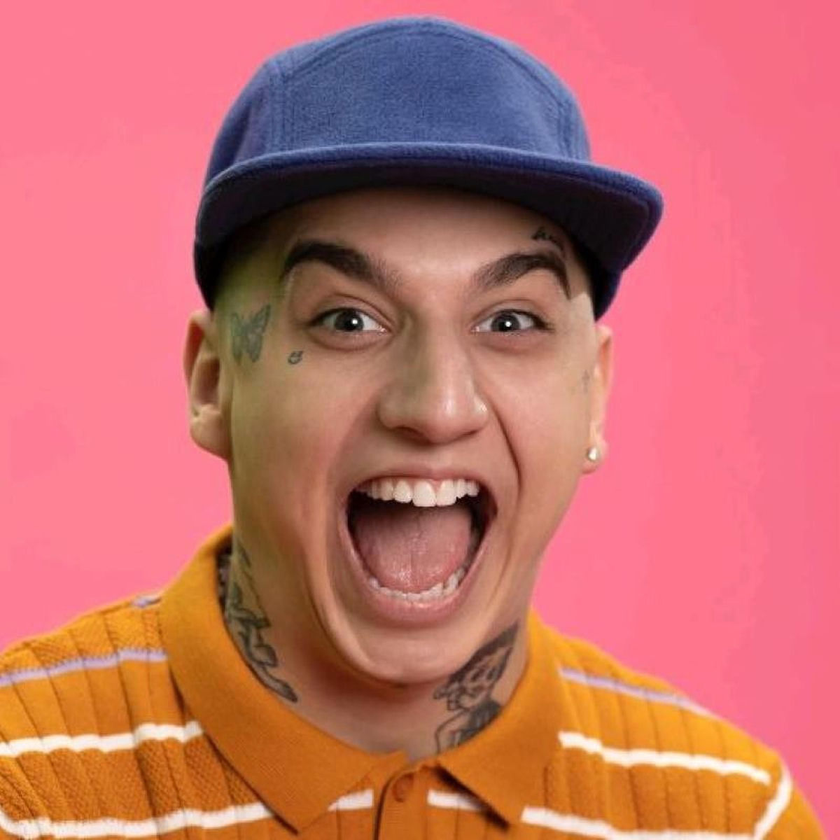
//> input picture resources/sobel.png, 840 x 840 px, shrunk from 1200 x 1200 before the run
$ ./main   (built with g++ and OpenCV 4)
//> lines starting //> are read from the running program, lines starting //| are printed output that depends on the picture; after the words box and inside, x2 and y2 are one past the last pixel; in counts of white or black regions, pixels touching at a corner belong together
#include <iostream>
#include <opencv2/opencv.hpp>
#include <opencv2/highgui.hpp>
#include <opencv2/imgproc.hpp>


using namespace std;
using namespace cv;

int main()
{


    //read image
    Mat image = imread("./resources/sobel.png", IMREAD_GRAYSCALE);
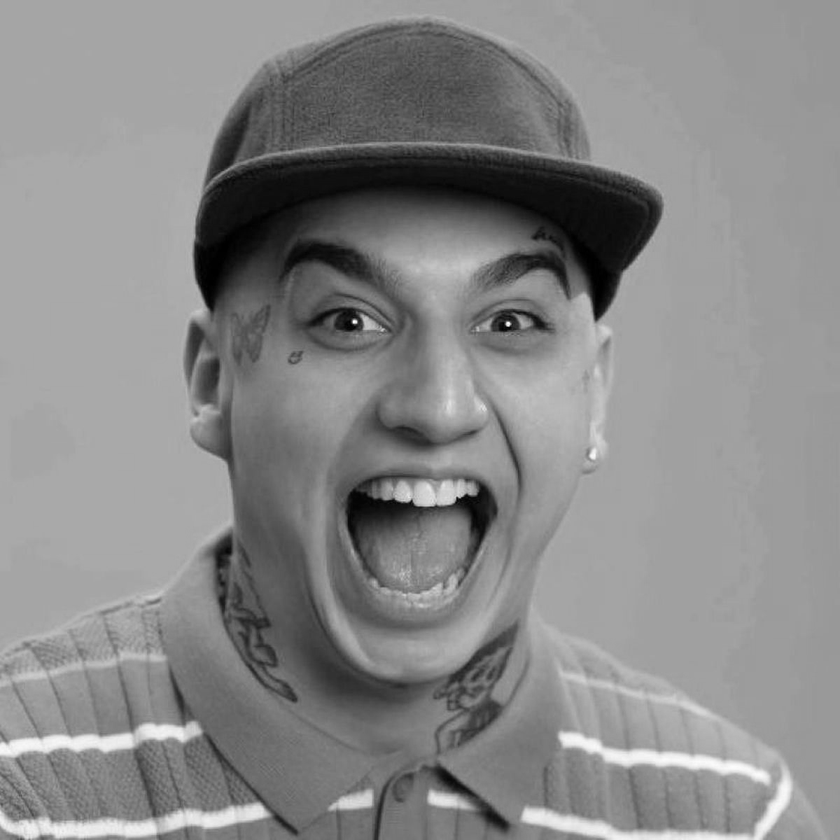
//> image: 840 rows x 840 cols, CV_8UC1; min 0, max 255, mean 136.2
    if (image.empty())
    {
        cerr << "Could not read image" << endl;
        return 1;
    }

    //apply binary threshold to image

    for(int i = 0; i < image.rows; i++)
    {
        for(int j = 0; j < image.cols; j++)
        {
            if(image.at<uchar>(i, j) > 128)
            {
                image.at<uchar>(i, j) = 255;
            }
            else
            {
                image.at<uchar>(i, j) = 0;
            }
        }
    }
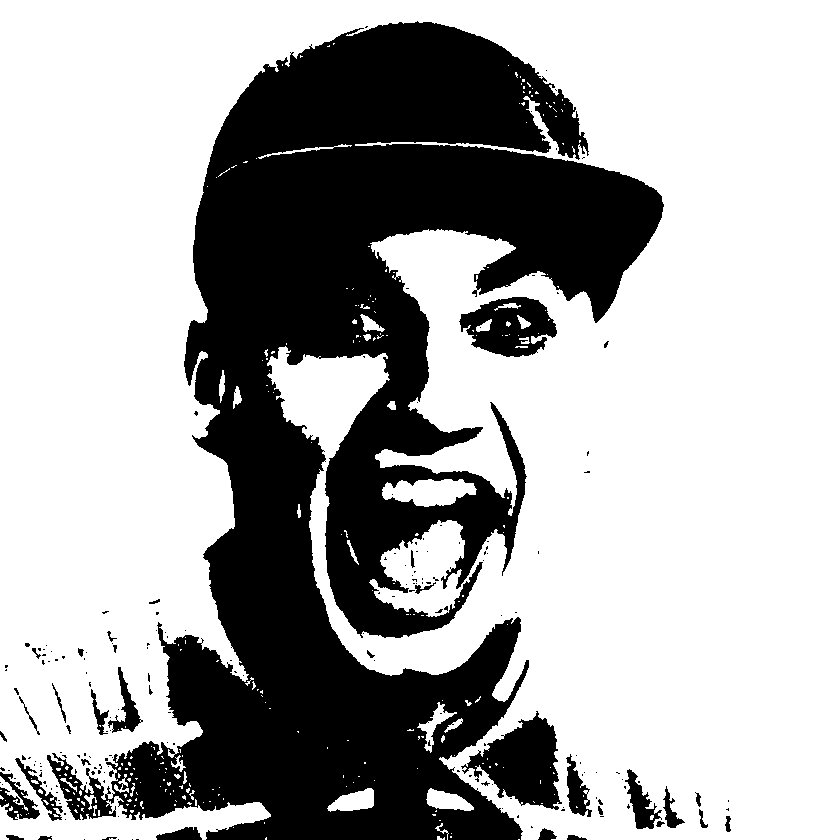
//> image: 840 rows x 840 cols, CV_8UC1; 67.2% white; 197 black regions (162 under 20 px), largest, box (x1, y1, x2, y2) and area: (47, 21, 664, 840) 216056, (461, 711, 562, 810) 5225, (459, 297, 557, 357) 3710

    int count = 0;

    //wait
    waitKey(0);

    return 0;

}
